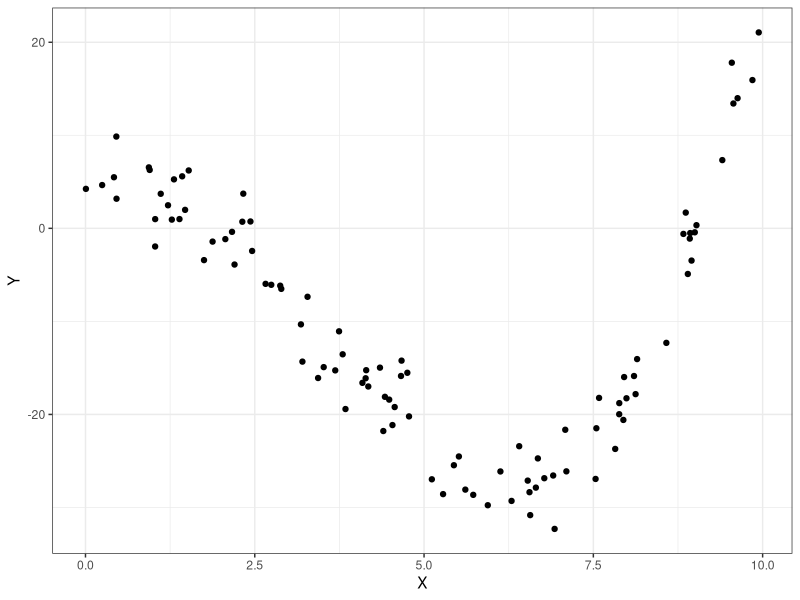
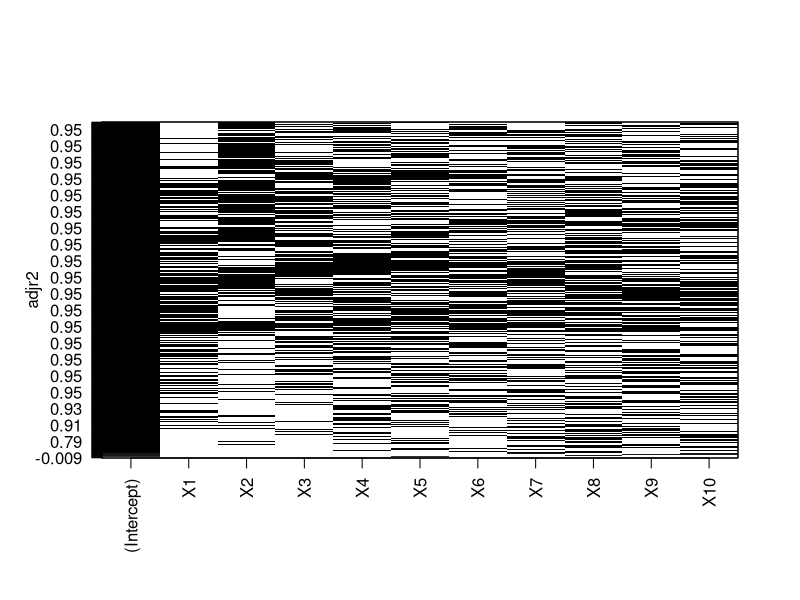

These charts were generated, in order, by the following R code:
## ---- chunk 1
    set.seed(123) # Para reproducibilidad
    n <- 100
    X <- runif(n, min=0, max=10) # Variable predictora
    epsilon <- rnorm(n, mean = 0, sd = 3) # Vector de ruido
## ---- chunk 2
    beta_0 <- 5
    beta_1 <- 2
    beta_2 <- -3
    beta_3 <- 0.3
    Y <- beta_0 + beta_1 * X + beta_2 * X^2 + beta_3 * X^3 + epsilon
## ---- chunk 3
  #scatterplot
  library(ggplot2)
  ggplot() +
    geom_point(mapping=aes(x=X,y=Y)) +
    theme_bw()
## ---- chunk 4
    data <- data.frame(Y = Y)
    for (i in 1:10) {
        data[[paste0("X", i)]] <- X^i
    }
## ---- chunk 5
library(leaps)
## ---- chunk 6
options(max.print=10000)
## ---- chunk 7
    regfit.full <- regsubsets(Y ~ ., data = data, nbest=252, really.big=T, nvmax=10)
    reg.summary <- summary(regfit.full)
    print(reg.summary)
## ---- chunk 8
# Mejor subset segun bic
  bics = reg.summary$bic
  idx_menor = which.min(bics)
  cat(paste("Numero de variables: ", sum(reg.summary$which[idx_menor,]), "\n"))
  reg.summary$which[idx_menor,]
## ---- chunk 9
# Mejor subset segun adjr2
  adjr2s = reg.summary$adjr2
  idx_menor = which.min(adjr2s)
  reg.summary$which[idx_menor,]
## ---- chunk 10

plot(regfit.full, scale='adjr2')
